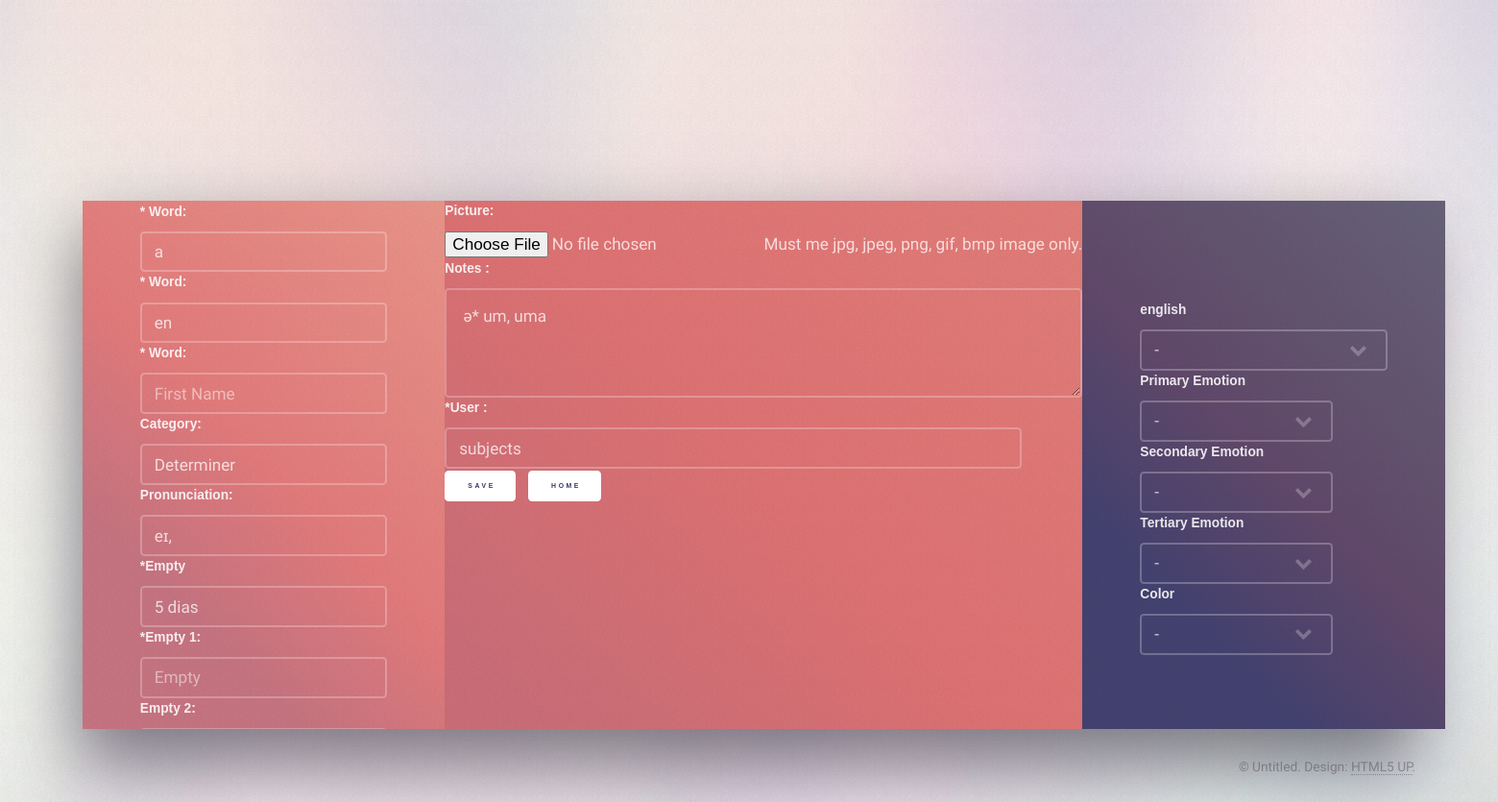
The app's page /_edit_word.php?cid=1 with its own data.
### tables this page shows
CREATE TABLE `main_words` (
  `word_id` int(11) NOT NULL,
  `word_name` varchar(20) NOT NULL,
  `lan_name` varchar(3) NOT NULL,
  `word_ref` text,
  `category_word` varchar(20) NOT NULL,
  `type_name` text,
  `pronunciation` text,
  `notes` text,
  `color_` varchar(20) NOT NULL,
  `frequen_` varchar(20) DEFAULT NULL,
  `email_address` varchar(50) NOT NULL,
  `f_emotion` varchar(20) NOT NULL,
  `sf_emotion` varchar(20) NOT NULL,
  `ssf_emotion` varchar(20) NOT NULL,
  `user_code1` varchar(255) NOT NULL,
  `user_code2` varchar(255) NOT NULL,
  `user_code3` varchar(255) NOT NULL,
  `user_code4` varchar(255) NOT NULL,
  `user_code5` varchar(255) NOT NULL,
  `user_code6` varchar(255) NOT NULL,
  `user_code7` varchar(255) NOT NULL,
  `user_code8` varchar(255) NOT NULL,
  `user_code9` varchar(255) NOT NULL,
  `polarity` varchar(20) NOT NULL,
  `cust_power` int(11) NOT NULL,
  `key_word` varchar(20) NOT NULL,
  `created` timestamp NOT NULL DEFAULT CURRENT_TIMESTAMP,
  `updated` timestamp NULL DEFAULT NULL,
  `word_pic` varchar(20) DEFAULT NULL,
  `word_sound` varchar(20) DEFAULT NULL
);

### _config.php (called while the page is built, shortened)
<?php
    $lang = "en";
?>

### _edit_word.php (the view, shortened to what this page needs)
<?php
require_once './_config.php';
include './_header.php';
try {
   $sql = "SELECT * FROM main_words WHERE 1 AND word_id = :cid";
   $check_ = $DB->prepare($sql);
   $check_->bindValue(":cid", intval($_GET["cid"]));
   $check_->execute();
   $results = $check_->fetchAll();
} catch (Exception $ex) {
  echo $ex->getMessage();
}
?>
<section class="panel color2-alt" id="view_word">
    <div class="panel panel-primary">
      <div class="intro color2">
		  <form class="form-horizontal" name="contact_form" id="contact_form" enctype="multipart/form-data" method="post" action="_main_.php">
          <fieldset>
            <div class="field half">
              <label for="word_name"><span class="required">*</span> <?php echo $text[$lang]['lb_word']?>:</label>
              <div class="span-3-10">
                <input type="text" value="<?php echo $results[0]["word_name"] ?>" placeholder="First Name" id="word_name" class="color2" name="word_name"><span id="word_name_err" class="error"></span>
              </div>
            </div>
                  <div class="field half">
              <label for="lan_name"><span class="required">*</span> <?php echo $text[$lang]['lb_word']?>:</label>
              <div class="span-3-10">
                <input type="text" value="<?php echo $results[0]["lan_name"] ?>" placeholder="First Name" id="lan_name" class="color2" name="lan_name"><span id="word_name_err" class="error"></span>
              </div>
            </div>
			       <div class="field half">
              <label for="word_ref"><span class="required">*</span> <?php echo $text[$lang]['lb_word']?>:</label>
              <div class="span-3-10">
                <input type="text" value="<?php echo $results[0]["word_ref"] ?>" placeholder="First Name" id="word_ref" class="color2" name="word_ref"><span id="word_name_err" class="error"></span>
              </div>
            </div>
            <div class="field half">
              <label for="category_word"><?php echo $text[$lang]['lb_category']?>:</label>
              <div class="span-3-10">
                <input type="text" value="<?php echo $results[0]["category_word"] ?>" placeholder="Category" id="category_word" class="color2" name="category_word">
              </div>
            </div>
			        <div class="field half">
              <label for="pronunciation"><?php echo $text[$lang]['lb_pronunciation']?>:</label>
              <div class="span-3-10">
                <input type="text" value="<?php echo $results[0]["pronunciation"] ?>" placeholder="Speaking" id="pronunciation" class="color2" name="pronunciation">
              </div>
            </div>
            <div class="field half">
              <label for="type_name"><span class="required">*</span><?php echo $text[$lang]['lb_empty_']?></label>
              <div class="span-3-10">
                <input type="text" value="<?php echo $results[0]["type_name"] ?>" placeholder="Empty" id="type_name" class="color2" name="type_name"><span id="type_name_err" class="error"></span>
              </div>
            </div>
            <div class="field half">
              <label for="color_"><span class="required">*</span><?php echo $text[$lang]['lb_empty_1']?>:</label>
              <div class="span-3-10">
                <input type="text" value="<?php echo $results[0]["color_"] ?>" placeholder="Empty" id="color_" class="color2" name="color_"><span id="color__err" class="error"></span>
              </div>
            </div>
            <div class="field half">
              <label for="frequen_"><?php echo $text[$lang]['lb_empty_2']?>:</label>
            </div>
</div>
           <div class="class=inner columns divided">
		   <div class="span-3-10">
            <div>
              <label for="word_pic"><?php echo $text[$lang]['lb_picture']?>:</label>
              <div class="span-3-10">
                <input type="file"  id="word_pic" class="form-control file" name="word_pic"><span id="word_pic_err" class="error"></span>
                <span class="help-block">Must me jpg, jpeg, png, gif, bmp image only.</span>
              </div>
            </div>
			</div>
            <div class="fields">
            <div class="field">
              <label for="notes"><?php echo $text[$lang]['lb_notes']?>:</label>
              <div class="span-3-10">
                <textarea id="notes" name="notes" rows="3" class="color2"><?php echo $results[0]["notes"] ?></textarea>
              </div>
            </div>
            <div class="field half">
			      <div class="span-3-5">
              <label for="email_address"><span class="required">*</span><?php echo $text[$lang]['lb_user']?> :</label>
              <div class="span-3-5">
                <input type="text" value="<?php echo $results[0]["email_address"] ?>" placeholder="User or email" id="email_address" class="color3" name="email_address"><span id="email_address_err" class="error"></span>
              </div>
            </div>
			<div class="span-3-10">
			   <ul class="actions">
											<li> <button class="small primary color4" type="submit"><?php echo $text[$lang]['bt_save']?></button> </li>
											<li><a href="index.php" class="button small primary color4"><?php echo $text[$lang]['bt_home']?></a></li>
										</ul>
										   </div>
      </div>
      </div>
    </div>
						<div class="intro color4">
						<div class="field third">
													<label for="demo-category"><?php echo $text[$lang]['lingua_name']?></label>
													<div class="select-wrapper">
														<select name="demo-category" id="demo-category">
															<option value="">-</option>
														</select>
													</div>
												</div>
						<div class="field third">
													<label for="demo-category"><?php echo $text[$lang]['lb_primary_emotion']?></label>
													<div class="select-wrapper">
														<select name="demo-category" id="demo-category">
															<option value="">-</option>
														</select>
													</div>
												</div>
						<div class="field third">
													<label for="demo-category"><?php echo $text[$lang]['lb_secondary_emotion']?></label>
													<div class="select-wrapper">
														<select name="demo-category" id="demo-category">
															<option value="">-</option>
														</select>
													</div>
												</div>
<div class="field third">
	<label for="demo-category"><?php echo $text[$lang]['lb_tertianry_emotion']?></label>
													<div class="select-wrapper">
														<select name="demo-category" id="demo-category">
															<option value="">-</option>
														</select>
													</div>
												</div>
               <div class="field third">
	<label for="demo-category">Color</label>
													<div class="select-wrapper">
														<select name="demo-category" id="demo-category">
															<option value="">-</option>
														</select>
													</div>
												</div>
									</div>
  </div>
 </section>
<?php
include './_footer.php';
?>

### records on screen
main_words: word_name "a", lan_name "en", category_word "Determiner", pronunciation "eɪ,", type_name "5 dias", notes "ə* um, uma", email_address "subjects"

### other values on screen
$text[$lang]['lb_word'] "Word"
$text[$lang]['lb_category'] "Category"
$text[$lang]['lb_pronunciation'] "Pronunciation"
$text[$lang]['lb_empty_'] "Empty"
$text[$lang]['lb_empty_1'] "Empty 1"
$text[$lang]['lb_empty_2'] "Empty 2"
$text[$lang]['lb_picture'] "Picture"
$text[$lang]['lb_notes'] "Notes"
$text[$lang]['lb_user'] "User"
$text[$lang]['bt_save'] "SAVE"
$text[$lang]['bt_home'] "HOME"
$text[$lang]['lingua_name'] "english"
$text[$lang]['lb_primary_emotion'] "Primary Emotion"
$text[$lang]['lb_secondary_emotion'] "Secondary Emotion"
$text[$lang]['lb_tertianry_emotion'] "Tertiary Emotion"
